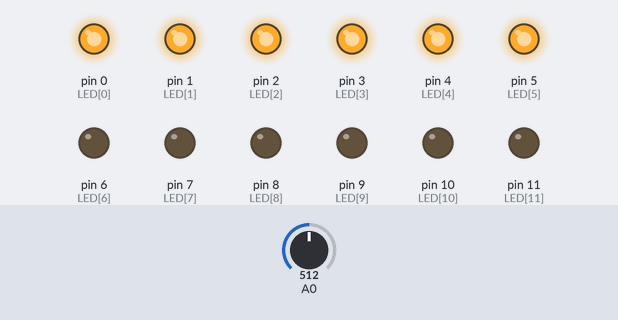
A sketch run on a simulated Arduino Uno, built with avr-gcc and run on an emulated ATmega328P. Shown: output pins drawn as LEDs (lit = HIGH). The test bench sets the inputs (shaded band); at power-on: A0 = 512.

Above: at 1.2 s.
1.3 s: A0 set to 586
2.8 s: A0 set to 615
At 3.7 s:
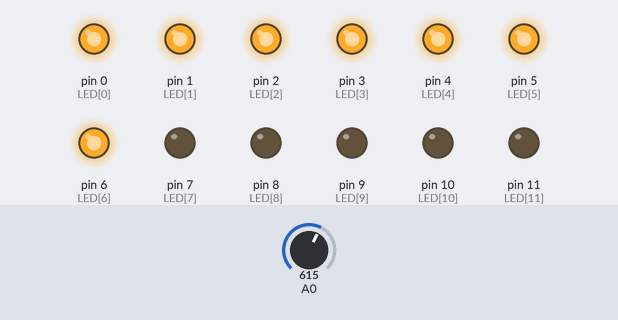
4.3 s: A0 set to 716
At 4.9 s:
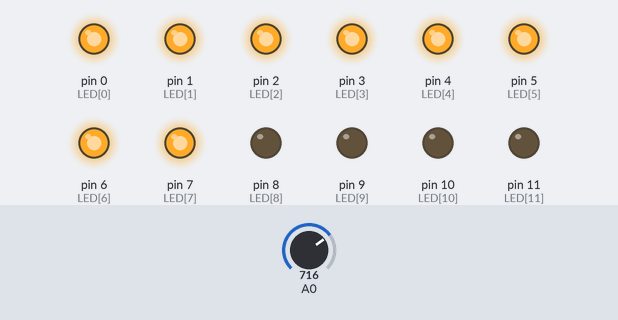
5.8 s: A0 set to 749
7.3 s: A0 set to 783
At 8.4 s:
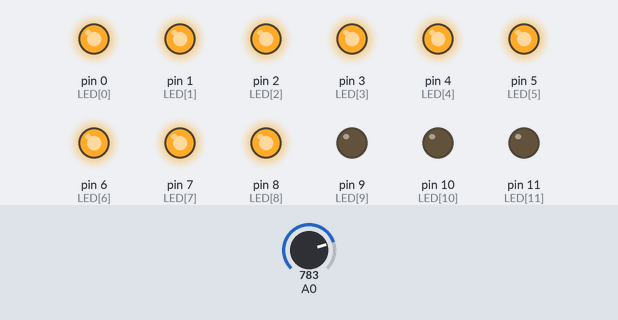
Timing chart, 0 to 9.8 s (numbered marks = the images above; inputs shaded):
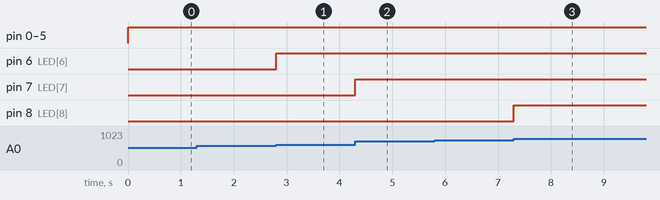

Measured:
- the behaviour switches between 596 and 597 on A0 (found by bisection; images 0 and 1)
- the behaviour switches between 767 and 768 on A0 (found by bisection; images 2 and 3)
- after the input at 1.3 s, every drawn part: stays the same
- after the input at 2.8 s, pin 6 (LED[6]): LOW → HIGH at once
- after the input at 4.3 s, pin 7 (LED[7]): LOW → HIGH at once
- after the input at 5.8 s, every drawn part: stays the same
- after the input at 7.3 s, pin 8 (LED[8]): LOW → HIGH at once

The sketch:

circuit_1.ino
```cpp
int LED[] = {0,1,2,3,4,5,6,7,8,9,10,11};
#define Potention_meter A0;

void setup()
{

  pinMode(A0, INPUT);
    for (int i = 0; i <= 11; i++)
      pinMode(LED[i], OUTPUT);
}

void loop()
{
  int AnalogValue = map(analogRead(A0), 0, 1023, 0, 12);
  //The value number off A0 is from 0-1023
  //map() function: put a number into a different range.
  //take the  from the range 0-1023 to 0-13 (LED).
  for (int i = 0; i <= 11; i++)
  {
    if (i < AnalogValue)
      digitalWrite(i, 1);
    else
      digitalWrite(i, 0);
  }
}
```
